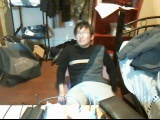
#> input picture pose-train-model/images/lying/image1004.jpg, 160 x 120 px; its folder holds only this picture in this run
$ python read_image.py   (older library calls are emulated)
#> lines starting #> are read from the running program, lines starting #| are printed output that depends on the picture
'''
	Author: Kai Zhang
	Stevens Institute of Technology
'''

from PIL import Image
import numpy as np
from PIL import Image
from pylab import *
import os
import glob


# length, width
w = 28
h = 28
# 将标签转换成one-hot矢量
def to_one_hot(label):
    label_one = np.zeros((len(label),np.max(label)+1))
    for i in range(len(label)):
        label_one[i, label[i]]=1
    return label_one
# 读入图片并转化成相应的维度
def read_img(path):
#> called with path = 'images/'
    cate   = [path + '/' +x for x in os.listdir(path) if os.path.isdir(path +'/' + x )]
    imgs   = []
    labels = []
    for idx, folder in enumerate(cate):
        for im in glob.glob(folder + '/*.jpg'):
            print('reading the image: %s' % (im))
            # 读入图片，转化成灰度图，并缩小到相应维度
            img = array(Image.open(im).convert('L').resize((w,h)),dtype=float32)
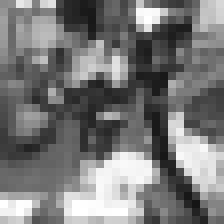
#> img: shape (28, 28) float32 (shown 8 times larger); min 21, max 255, mean 120.4
            imgs.append(img)
            #img = array(img)
            labels.append(idx)
#> pass 2 of the loop in read_img, `for idx, folder in enumerate(cate):`:
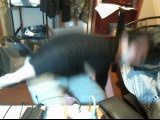
#> input picture pose-train-model/images/others/image1603.jpg, 160 x 120 px
#> in read_img, `img = array(Image.open(im).convert('L').resize((w,h)),dtype=float32)`:
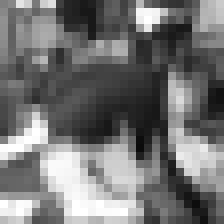
#> img: shape (28, 28) float32 (shown 8 times larger); min 10, max 255, mean 115.5
    data,label = np.asarray(imgs, np.float32), to_one_hot(np.asarray(labels, np.int32))
#> in to_one_hot, `label_one = np.zeros((len(label),np.max(label)+1))`: label_one = [[0, 0], [0, 0]]
#> the loop in to_one_hot, `for i in range(len(label)):` made 2 passes
#> after the loop in to_one_hot, `for i in range(len(label)):`: label_one = [[1, 0], [0, 1]]
#> label = [[1, 0], [0, 1]]

    # 将图片随机打乱
    num_example = data.shape[0]
#> num_example = 2
    arr = np.arange(num_example)
#> arr = [0, 1]
    np.random.shuffle(arr)
    data = data[arr]
    label = label[arr]
#> label = [[0, 1], [1, 0]]
    # 80%用于训练，20%用于验证
    ratio = 0.8
    s = np.int(num_example * ratio)
#> s = 1
    x_train = data[:s]
    y_train = label[:s]
#> y_train = [[0, 1]]
    x_val   = data[s:]
    y_val   = label[s:]
#> y_val = [[1, 0]]

    x_train = np.reshape(x_train, [-1, w*h])
    x_val = np.reshape(x_val, [-1, w*h])

    return x_train, y_train, x_val, y_val

if __name__=="__main__":
    path = 'images/'
    x_train, y_train, x_val, y_val = read_img(path)
#> y_train = [[0, 1]]; y_val = [[1, 0]]
